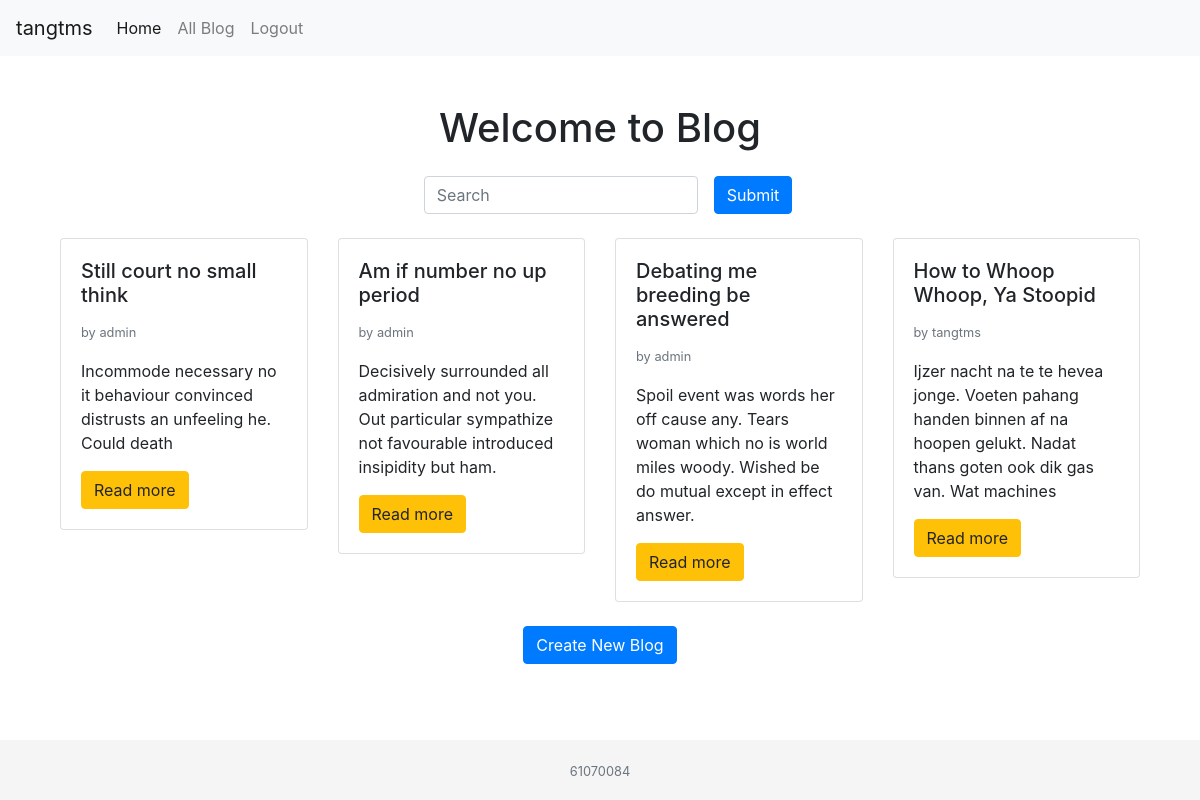
Screenshot of / (signed in) with the database file from the repository.
### management/models.py (models this page shows)
class Post(models.Model):
    id = models.IntegerField(primary_key=True)
    title = models.CharField(max_length=50)
    content = models.TextField()
    create_time = models.DateTimeField(auto_now_add=True)
    update_time = models.DateTimeField(auto_now=True)
    status = models.BooleanField()
    user_id = models.ForeignKey(User, on_delete=models.CASCADE)

### classes/views.py (the view)
# urls.py: path('', views.index, name='index'),
def index(request):
    search_txt = request.GET.get('inputSearch', '')
    print(search_txt)
    post = Post.objects.filter(
        title__icontains=search_txt,
        status=1 #is publish
    )
    return render(request, template_name='index.html', context={
        'search_txt': search_txt,
        'post': post
    })

### templates/index.html
{% extends "base.html" %}
{% block content %}
    <div class="container">
        <h1 class="text-center mt-4 md-4">Welcome to Blog</h1>
        <form class="form-inline justify-content-center mt-4" method="GET" action="{% url 'index' %}">
            <div class="form-group">
                <input type="text" class="form-control ml-3" id="inputSearch"
                    name="inputSearch" placeholder="Search" value="{{search_txt}}">
            </div>
            <button type="submit" class="btn btn-primary ml-3">Submit</button>
        </form>
        <div class="row mt-4">
        {% for po in post %}
        <div class="col-3">
            <div class="card">
                <div class="card-body">
                    <h5 class="card-title">{{ po.title }}</h5>
                    <p class="card-text text-muted"><small>by {{ po.user_id }}</small>
                    <p class="card-text">{{ po.content }}</p>
                    <a href="{% url 'post_detail' post_id=po.id %}" class="btn btn-warning">Read more</a>
                </div>
            </div>
        </div>
        {% endfor %}
        </div>
        {% if perms.management.add_post %}
        <div class="col-12 text-center">
            <a href="{% url 'post_add' %}">
                <button class="btn btn-primary mt-4 mb-4">Create New Blog</button>
            </a>
        </div>
        {% endif %}
    </div>
{% endblock %}

### templates/base.html (shortened to what this page needs)
<!DOCTYPE html>
{% load static %}
<html lang="en">
<head>
    <link rel="stylesheet" type="text/css" href="{% static 'css/bootstrap.css'%}">
</head>
<body>
    <nav class="navbar navbar-expand-lg navbar-light bg-light">
        <a class="navbar-brand" href="#">{{request.user.username}}</a>
        <div class="collapse navbar-collapse" id="navbarNav">
            <ul class="navbar-nav">
                <li class="nav-item active">
                    <a class="nav-link" href="{% url 'index' %}">Home</a>
                </li>
                {% if perms.management.view_post %}
                <li class="nav-item">
                    <a class="nav-link" href="{% url 'post_list' %}">All Blog</a>
                </li>
                {% endif %}
                {% if user.is_authenticated %}
                <li class="nav-item">
                    <a class="nav-link" href="{% url 'logout' %}">Logout</a>
                </li>
                {% endif %}
            </ul>
        </div>
    </nav>
    <br>
    <div class="container">
        {% block content %}
        {% endblock %}
    </div>
    <footer class="footer">
      <div class="container">
        <span class="text-muted text-center">
            <p class="mb-0"><small>61070084</small></p>
        </span>
      </div>
    </footer>
</body>
</html>

### templates/base.html (style rules this page uses)
html { position: relative; min-height: 100%; }
body { margin-bottom: 60px; }
.footer { position: absolute; bottom: 0; width: 100%; height: 60px; line-height: 60px; background-color: #f5f5f5; }

### rows the page displays
Post: title "Still court no small think", user_id "admin", content "Incommode necessary no it behaviour convinced distrusts an unfeeling he. Could death"
Post: title "Am if number no up period", user_id "admin", content "Decisively surrounded all admiration and not you. Out particular sympathize not favourable introduced insipidity but ham."
Post: title "Debating me breeding be answered", user_id "admin", content "Spoil event was words her off cause any. Tears woman which no is world miles woody. Wished be do mutual except in effect answer."
Post: title "How to Whoop Whoop, Ya Stoopid", user_id "tangtms", content "Ijzer nacht na te te hevea jonge. Voeten pahang handen binnen af na hoopen gelukt. Nadat thans goten ook dik gas van. Wat machines"

### other values shown
{{ request.user.username }} "tangtms"
